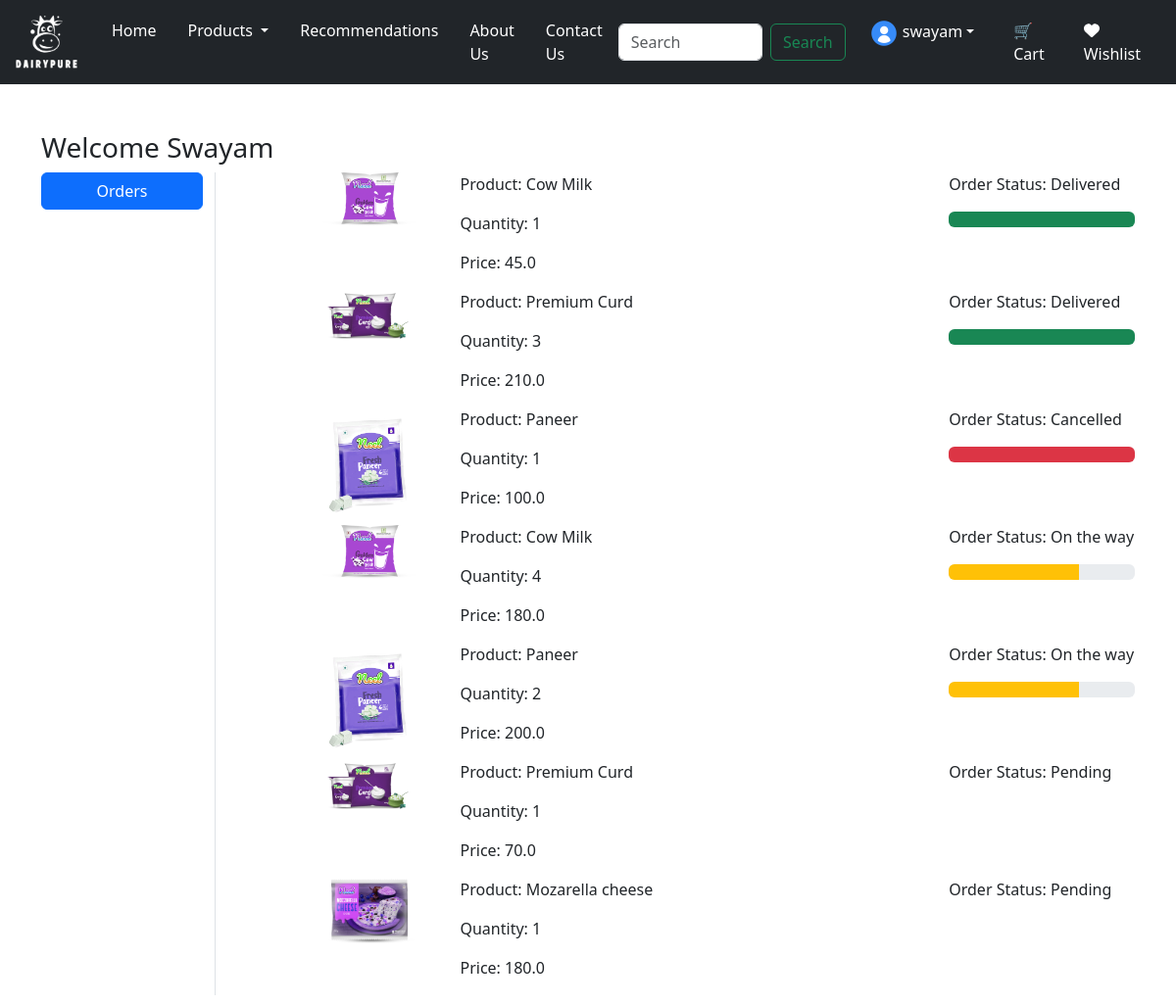
Screenshot of /orders/ (signed in) with the database file from the repository.
### app/models.py (models this page shows, shortened)
class OrderPlaced(models.Model):
    user = models.ForeignKey(User, on_delete=models.CASCADE)
    customer = models.ForeignKey(Customer, on_delete=models.CASCADE)
    product = models.ForeignKey(Product, on_delete=models.CASCADE)
    quantity = models.PositiveIntegerField(default=1)
    ordered_date = models.DateTimeField(auto_now_add=True)
    status = models.CharField(max_length=50, choices=STATUS_CHOICES, default='Pending')
    payment = models.ForeignKey(Payment, on_delete=models.CASCADE, default='')
    @property
    def total_cost(self):
        return self.quantity * self.product.discounted_price

class Product(models.Model):
    title = models.CharField(max_length=100)
    selling_price = models.FloatField()
    discounted_price = models.FloatField()
    description = models.TextField()
    composition = models.TextField(default='')
    prodapp = models.TextField(default='')
    category = models.CharField(choices=CATEGORY_CHOICES, max_length=2)
    product_image = models.ImageField(upload_to='product')

### app/views.py (the view)
# urls.py: path('orders/', views.orders, name='orders'),
@login_required
def orders(request):
    totalitem = 0
    wishitem = 0
    if request.user.is_authenticated:
        totalitem = len(Cart.objects.filter(user=request.user))
        wishitem = len(Wishlist.objects.filter(user=request.user))
    order_placed = OrderPlaced.objects.filter(user=request.user)
    return render(request, 'app/orders.html', locals())

### app/templates/app/orders.html (shortened to what this page needs)
{% extends 'app/base.html' %}
{% load static %}
{% block main-content %}
<div class="container my-5">
    <div class="row">
        <h3>Welcome <span class="text-capitalize">{{request.user}}</span></h3>
        <div class="col-sm-2 border-end">
            <ul class="list-unstyled">
                <li class="d-grid"><a href="{% url 'orders' %}" class="btn btn-primary">Orders</a></li>
            </ul>
        </div>
        <div class="col-sm-9 offset-sm-1">
            {% for op in order_placed %}
            <div class="row">
                <div class="col-sm-2">
                    <img src="{{op.product.product_image.url}}" class="img-fluid" height="100" width="100"/>
                </div>
                <div class="col-sm-7">
                    <p>Product: {{op.product.title}}</p>
                    <p>Quantity: {{op.quantity}}</p>
                    <p>Price: {{op.total_cost}}</p>
                </div>
                <div class="col-sm-3">
                    <p> Order Status: {{op.status}}</p>
                    {% if op.status == 'On the way' %}
                    <div class="progress">
                        <div class="progress-bar bg-warning" role="progressbar" style="width: 70%" aria-valuenow="70" aria-valuemin="0" aria-valuemax="100"></div>
                    </div>
                    {% endif %}
                    {% if op.status == 'Delivered' %}
                    <div class="progress">
                        <div class="progress-bar bg-success" role="progressbar" style="width: 100%" aria-valuenow="100" aria-valuemin="0" aria-valuemax="100"></div>
                    </div>
                    {% endif %}
                    {% if op.status == 'Cancelled' %}
                    <div class="progress">
                        <div class="progress-bar bg-danger" role="progressbar" style="width: 100%" aria-valuenow=100" aria-valuemin="0" aria-valuemax="100"></div>
                    </div>
                    {% endif %}
                </div>
            </div>
            {% endfor %}
        </div>
    </div>
</div>
{% endblock main-content %}

### app/templates/app/base.html (shortened to what this page needs)
<!DOCTYPE html>
{% load static %}
<html lang="en">
<head>
    <link href="https://cdn.jsdelivr.net/npm/bootstrap@5.3.3/dist/css/bootstrap.min.css" rel="stylesheet">
    <link rel="stylesheet" href="{% static 'app/css/owl.carousel.min.css' %}" />
    <link rel="stylesheet" href="{% static 'app/css/all.min.css' %}" />
    <link rel="stylesheet" href="{% static 'app/css/style.css' %}" />
</head>
<body>
<nav class="navbar navbar-expand-lg navbar-dark bg-dark">
  <div class="container-fluid">
    <a class="navbar-brand" href="/">
      <img src="{% static 'app/images/logo2.png' %}" width="70" height="60"/>
    </a>
    <div class="collapse navbar-collapse" id="navbarSupportedContent">
      <ul class="navbar-nav me-auto mb-2 mb-lg-0">
        <li class="nav-item mx-2">
          <a class="nav-link active" aria-current="page" href="/">Home</a>
        </li>
        <li class="nav-item dropdown mx-2">
          <a class="nav-link text-white dropdown-toggle" href="#" role="button" data-bs-toggle="dropdown" aria-expanded="false">
            Products
          </a>
        </li>
        <li class="nav-item mx-2">
          <a class="nav-link text-white" href="{% url 'about' %}">Recommendations</a>
        </li>
        <li class="nav-item mx-2">
          <a class="nav-link text-white" href="{% url 'about' %}">About Us</a>
        </li>
        <li class="nav-item mx-2">
          <a class="nav-link text-white" href="{% url 'contact' %}">Contact Us</a>
        </li>
      </ul>
      <form class="d-flex" role="search" action="/search">
        <input class="form-control me-2" type="search" placeholder="Search" name="search" aria-label="Search">
        <button class="btn btn-outline-success" type="submit">Search</button>
      </form>
      <ul class="navbar-nav">
        <li class="nav-item dropdown mx-3">
          <a class="nav-link text-white dropdown-toggle" href="#" id="profileDropdown" role="button" data-bs-toggle="dropdown" aria-expanded="false"><img src="{% static 'app/images/blue-profile-icon.png' %}" height="30" width="30"> {{request.user}}</a>
        </li>
        <li class="nav-item mx-2">
          <a href="{% url 'showcart' %}" class="nav-link text-white"> 🛒Cart</a>
        </li>
        <li class="nav-item mx-3">
          <a href="{% url 'showwishlist' %}" class="nav-link text-white"> <i class="fa fa-heart"></i> Wishlist</a>
        </li>
      </ul>
    </div>
  </div>
</nav>
{% block main-content %}{% endblock main-content %}
</body>
</html>

### rows the page displays
OrderPlaced: product.product_image (picture), product "Cow Milk", quantity "1", total_cost "45.0", status "Delivered"
OrderPlaced: product.product_image (picture), product "Premium Curd", quantity "3", total_cost "210.0", status "Delivered"
OrderPlaced: product.product_image (picture), product "Paneer", quantity "1", total_cost "100.0", status "Cancelled"
OrderPlaced: product.product_image (picture), product "Cow Milk", quantity "4", total_cost "180.0", status "On the way"
OrderPlaced: product.product_image (picture), product "Paneer", quantity "2", total_cost "200.0", status "On the way"
OrderPlaced: product.product_image (picture), product "Premium Curd", quantity "1", total_cost "70.0", status "Pending"
OrderPlaced: product.product_image (picture), product "Mozarella cheese", quantity "1", total_cost "180.0", status "Pending"

### other values shown
{{ request.user }} "swayam"
{{ request.user }} "Swayam"
